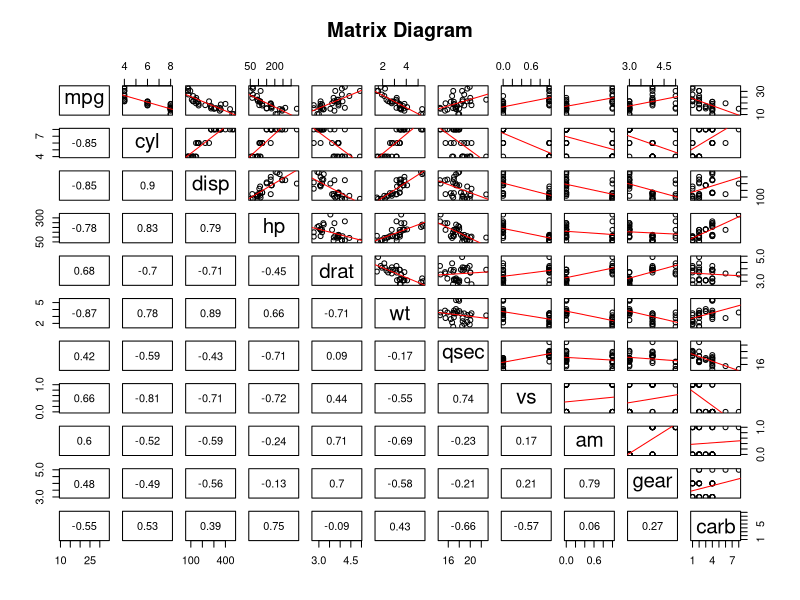
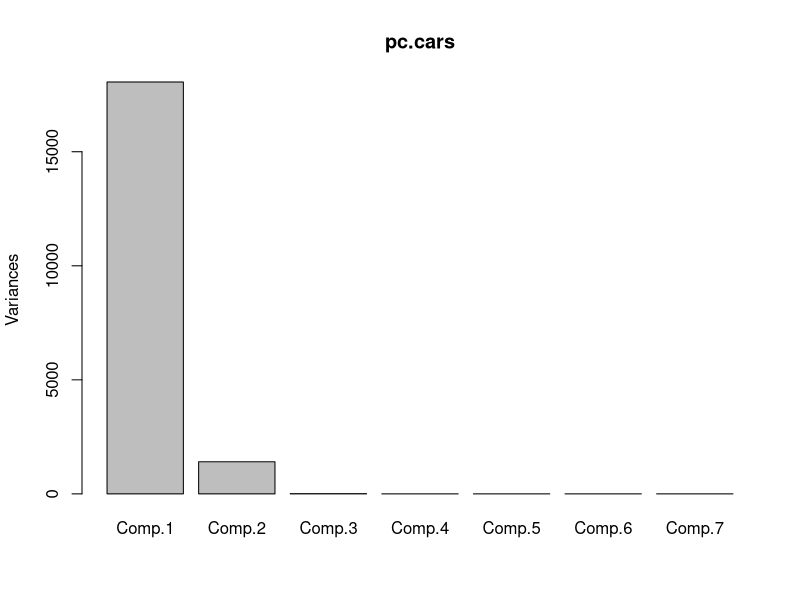
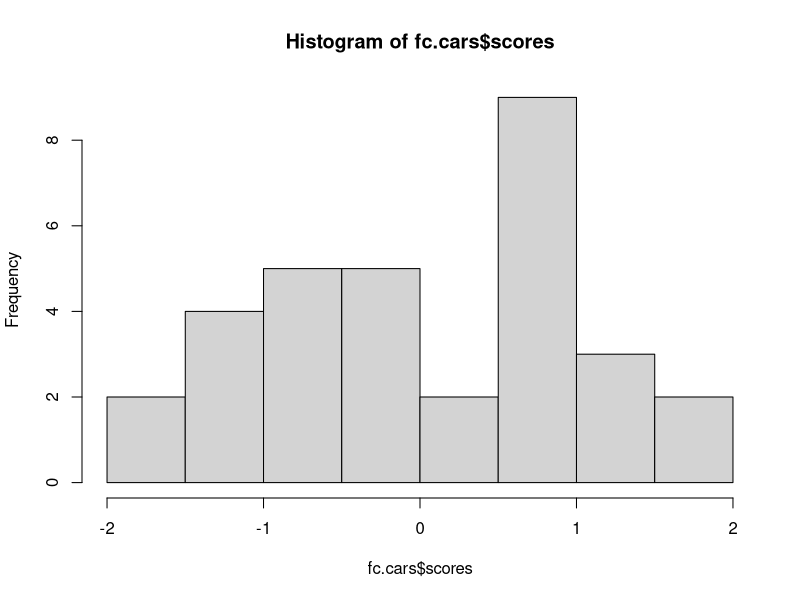
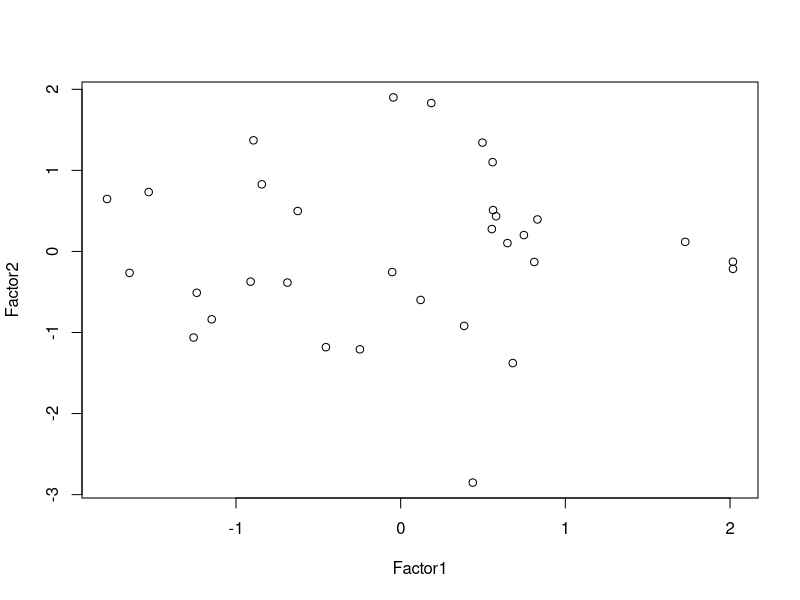
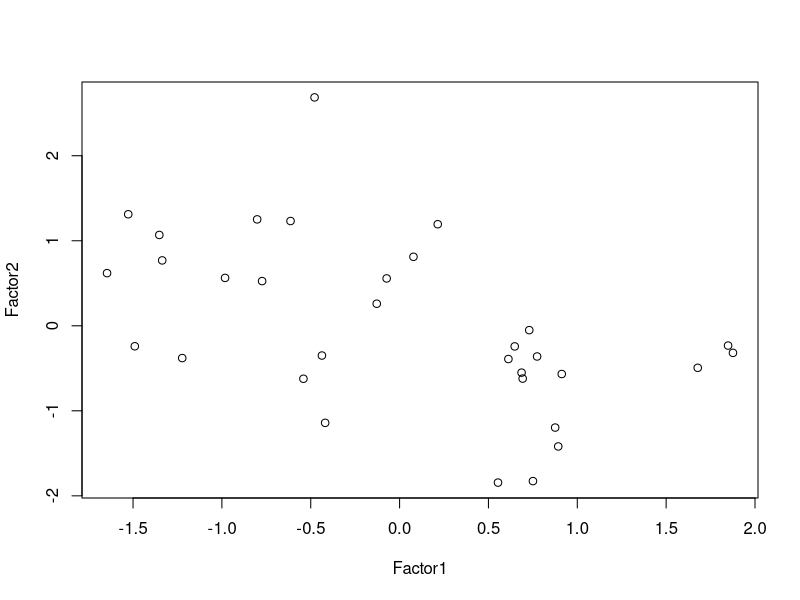

Recreate these plots in R, in order.
## ---- chunk 1
knitr::opts_chunk$set(echo = TRUE)
knitr::opts_chunk$set(warning = FALSE)
knitr::opts_chunk$set(message = FALSE)
## ---- chunk 2
cars<-data.frame(mtcars)
print(cars)
summary(cars)
## ---- chunk 3
pairs(
  cars, 
  main = "Matrix Diagram", 
  panel = function(x, y) {
    points(x, y)
    abline(lm(y~x), col = 'red')
  }, 
  lower.panel = function(x, y) {
    par(usr = c(0, 1, 0, 1))
    text(0.5, 0.5, paste0("", round(cor(x, y), digits=2)), cex = 1)
  }
)
## ---- chunk 4
cars <- cars[,1:7]
pc.cars<-princomp(cars, scores = TRUE)
pc.cars
## ---- chunk 5
summary(pc.cars)
## ---- chunk 6
loadings(pc.cars)
## ---- chunk 7
plot(pc.cars)
## ---- chunk 8
fc.cars <- factanal(cars, factors = 1, start=NULL, scores = "Bartlett", STATISTIC)
fc.cars
## ---- chunk 9
hist(fc.cars$scores)
## ---- chunk 10
fc.cars <- factanal(cars, factors=2, start=NULL, scores = "Bartlett" ,rotation = "varimax", STATISTIC)
fc.cars
## ---- chunk 11
plot(fc.cars$scores)
## ---- chunk 12
fc.cars <- factanal(cars, factors=2, start=NULL, scores = "Bartlett", rotation = "promax", STATISTIC)
fc.cars
## ---- chunk 13
plot(fc.cars$scores)
